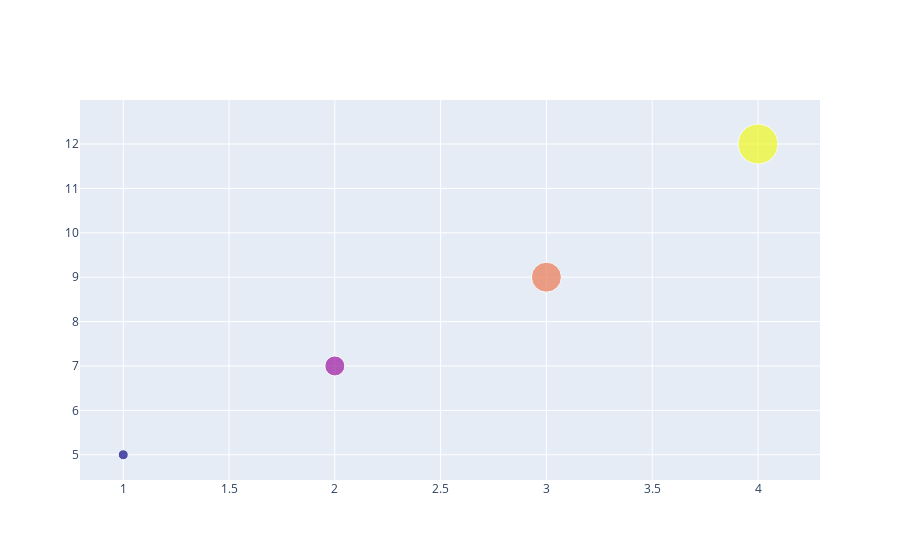

The notebook cell saved with this chart:
### Code cell
import plotly.graph_objects as go
def create_scatter_plot(x,y,size, color):
    fig = go.Figure(data=go.Scatter(x=x, y=y, mode = 'markers', marker = dict(size = size, color = color)))
    fig.show()
create_scatter_plot([1,2,3,4], [5,7,9,12], [10,20,30,40], [0,1,2,3])

### Figure 1 — Plotly figure (JSON) as saved in the notebook; plotly's stock layout.template omitted (floating-point values rounded to 4 significant figures)
{"data": [{"marker": {"color": [0, 1, 2, 3], "size": [10, 20, 30, 40]}, "mode": "markers", "type": "scatter", "x": [1, 2, 3, 4], "y": [5, 7, 9, 12]}], "layout": {}}
